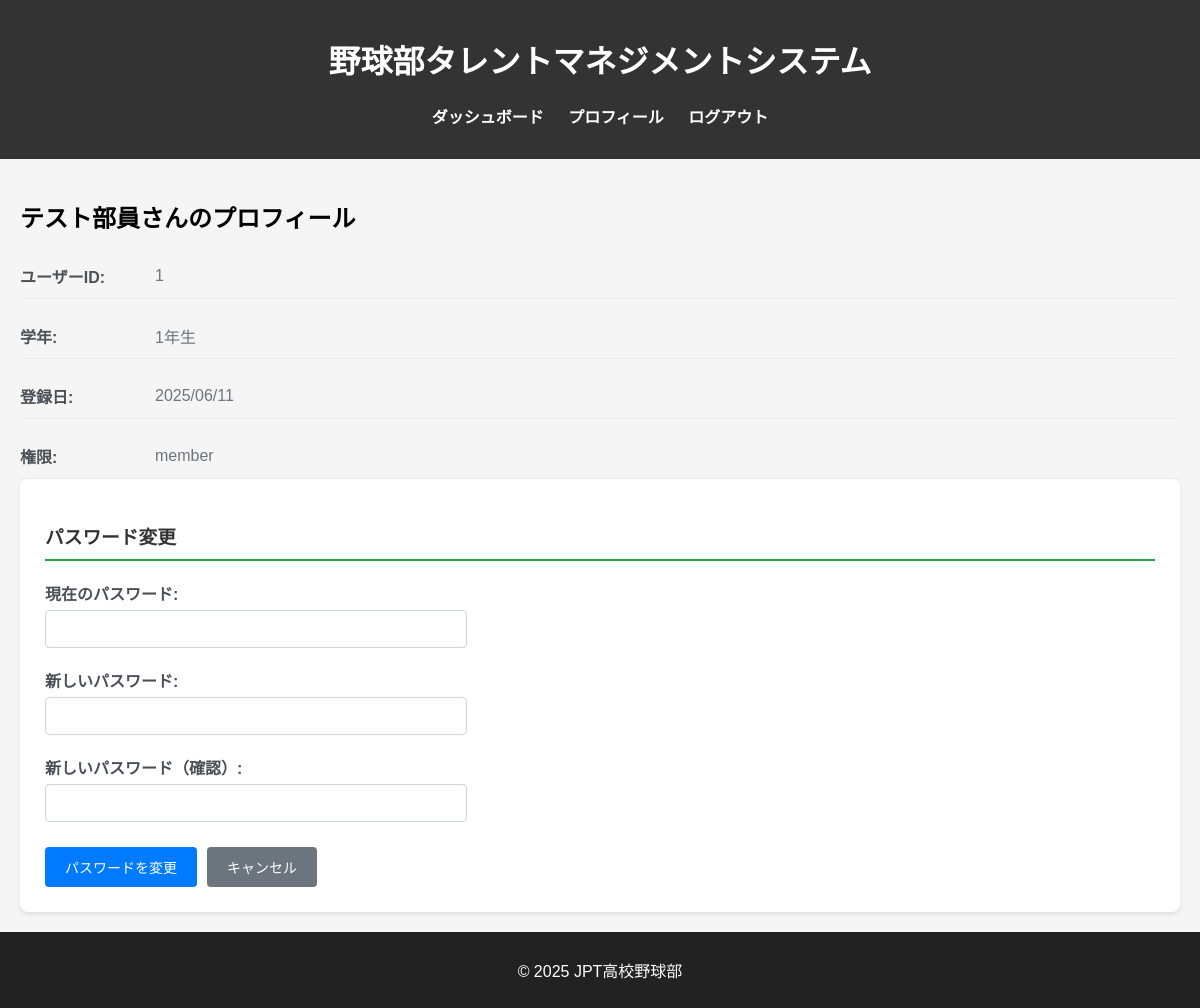
Screenshot of /profile (signed in) with the database file from the repository.
### db_models.py (models this page shows, shortened)
class User(db.Model, UserMixin):
    __tablename__ = 'users'
    user_id = db.Column(db.Integer, primary_key=True)
    fs_uniquifier = db.Column(db.String(64), unique=True, nullable=False, default=lambda: str(uuid.uuid4()))  # 追加
    name = db.Column(db.String(100), nullable=False)
    password_hash = db.Column(db.String(200), nullable=False)
    grade = db.Column(db.Integer, nullable=True)
    is_active = db.Column(db.Boolean, default=True)
    created_at = db.Column(db.DateTime, default=lambda: datetime.now(tz=ZoneInfo('Asia/Tokyo')))
    updated_at = db.Column(db.DateTime, default=lambda: datetime.now(tz=ZoneInfo('Asia/Tokyo')), onupdate=lambda: datetime.now(tz=ZoneInfo('Asia/Tokyo')))
    roles = db.relationship('Role', secondary='user_roles', backref=db.backref('users', lazy='dynamic'))
    def get_id(self):
        return str(self.user_id)  # Flask-Login 用の get_id()

class Role(db.Model, RoleMixin):
    __tablename__ = 'roles'
    id = db.Column(db.Integer, primary_key=True)
    name = db.Column(db.String(80), unique=True, nullable=False)

### blueprints/main.py (the view)
@main_bp.route('/profile')
@login_required
def profile():
    user_id = current_user.get_id()
    user = User.query.get(user_id)
    return render_template('profile.html',
                           user=user,
                           current_user=current_user)

### app.py (called while the page is built)
@login_manager.user_loader
def load_user(user_id):
    return User.query.get(int(user_id))

### templates/profile.html (shortened to what this page needs)
{% extends "base.html" %}
{% block content %}
<div class="user-profile-container">
    <div class="user-info-section">
        <h2>{{ user.name }}さんのプロフィール</h2>
        <div class="user-details">
            <div class="detail-row">
                <span class="detail-label">ユーザーID:</span>
                <span class="detail-value">{{ user.user_id }}</span>
            </div>
            <div class="detail-row">
                <span class="detail-label">学年:</span>
                <span class="detail-value">{{ user.grade }}年生</span>
            </div>
            <div class="detail-row">
                <span class="detail-label">登録日:</span>
                <span class="detail-value">{{ user.created_at.strftime('%Y/%m/%d') }}</span>
            </div>
            <div class="detail-row">
                <span class="detail-label">権限:</span>
                <span class="detail-value">
                    {% for role in user.roles %}
                        {{ role.name }}{% if not loop.last %}, {% endif %}
                    {% endfor %}
                </span>
            </div>
        </div>
    </div>
    <div class="password-change-section">
        <h3>パスワード変更</h3>
        <form method="POST" action="{{ url_for('main.change_password') }}" class="password-form">
            <div class="form-group">
                <label for="current_password">現在のパスワード:</label>
                <input type="password" id="current_password" name="current_password" required>
            </div>
            <div class="form-group">
                <label for="new_password">新しいパスワード:</label>
                <input type="password" id="new_password" name="new_password" required minlength="6">
            </div>
            <div class="form-group">
                <label for="confirm_password">新しいパスワード（確認）:</label>
                <input type="password" id="confirm_password" name="confirm_password" required minlength="6">
            </div>
            <div class="form-actions">
                <button type="submit" class="btn btn-primary">パスワードを変更</button>
                <a href="{{ url_for('main.my_records') }}" class="btn btn-secondary">キャンセル</a>
            </div>
        </form>
    </div>
</div>
{% endblock %}

### static/styles.css (style rules this page uses)
body { font-family: Arial, sans-serif; margin: 0; padding: 0; background-color: #f5f5f5; }
.user-profile-container { padding: 20px; }
.user-details { display: grid; gap: 15px; }
.detail-row { display: flex; align-items: center; padding: 10px 0; border-bottom: 1px solid #e9ecef; }
.detail-label { font-weight: bold; color: #495057; min-width: 120px; margin-right: 15px; }
.detail-value { color: #6c757d; }
.password-change-section { background: #fff; padding: 25px; border-radius: 8px; box-shadow: 0 2px 4px rgba(0,0,0,0.1); }
.password-change-section h3 { color: #333; margin-bottom: 20px; border-bottom: 2px solid #28a745; padding-bottom: 10px; }
.password-form { max-width: 400px; }
.form-group { margin-bottom: 20px; }
.form-group label { display: block; margin-bottom: 5px; font-weight: bold; color: #495057; }
.form-group input { width: 100%; padding: 10px; border: 1px solid #ced4da; border-radius: 4px; font-size: 14px; }
.form-actions { display: flex; gap: 10px; margin-top: 25px; }
.btn { padding: 10px 20px; border: none; border-radius: 4px; cursor: pointer; text-decoration: none; font-size: 14px; transition: background-color 0.2s; }
.btn-primary { background-color: #007bff; color: white; }
.btn-secondary { background-color: #6c757d; color: white; }

### rows the page displays
User: name "テスト部員", user_id "1", grade "1", created_at "2025/06/11"
Role: name "member"
